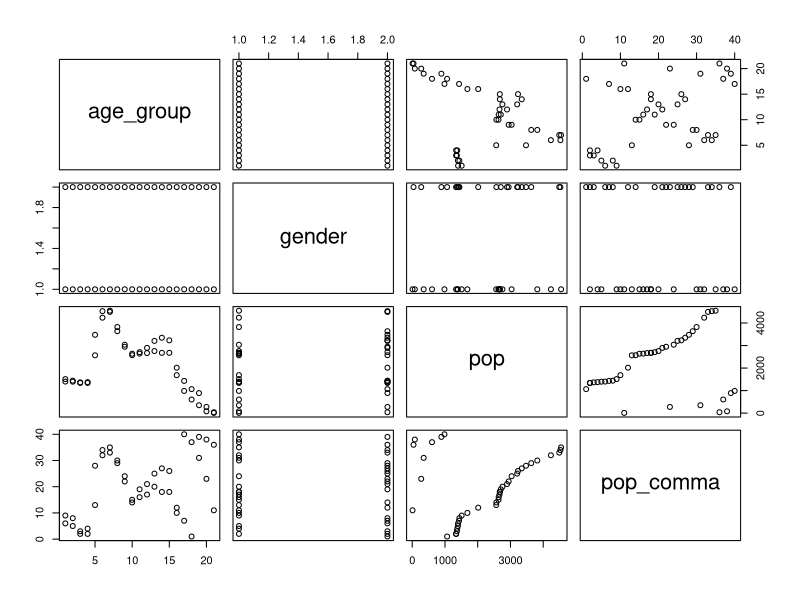
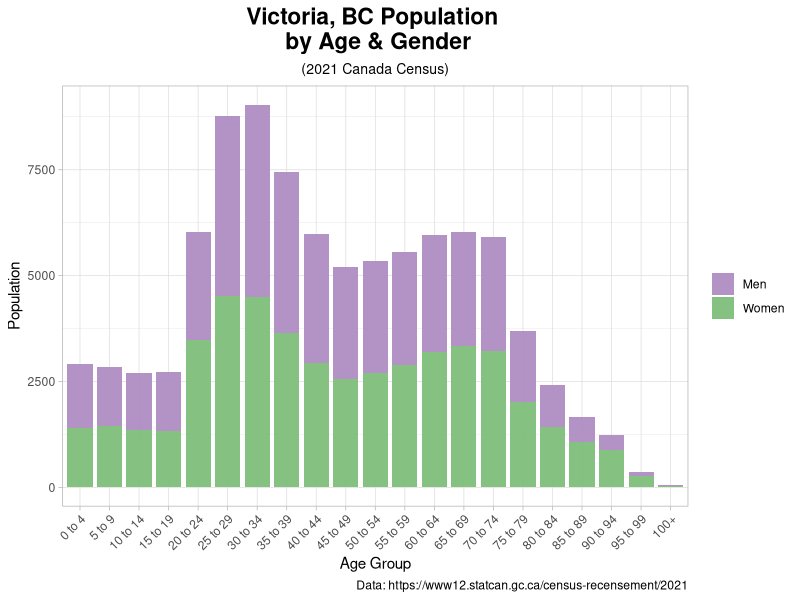
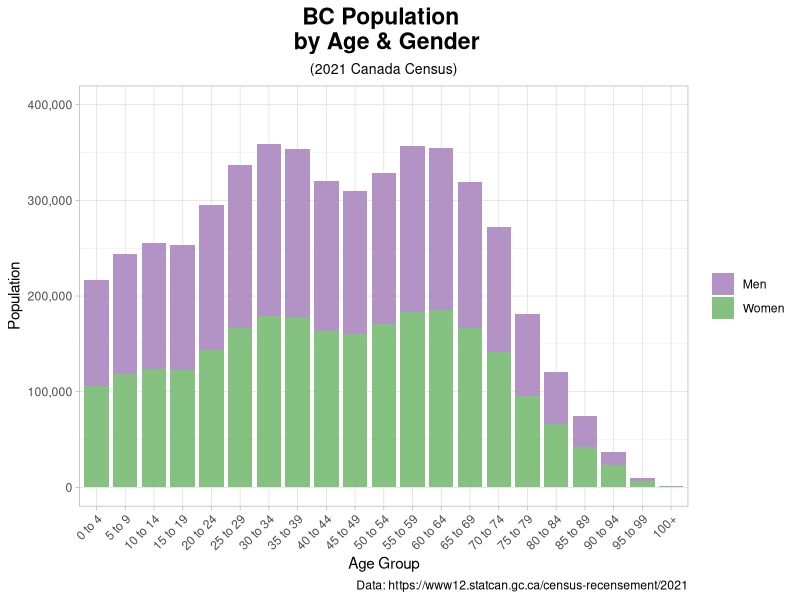
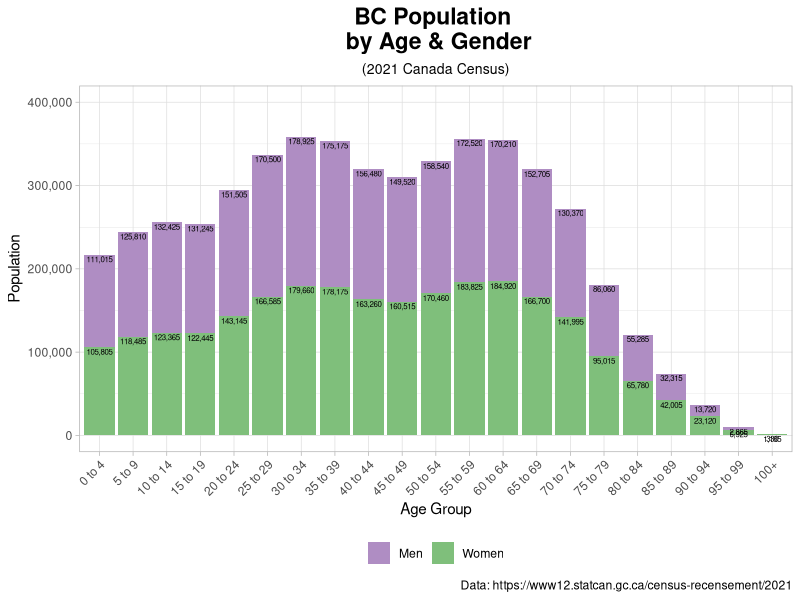
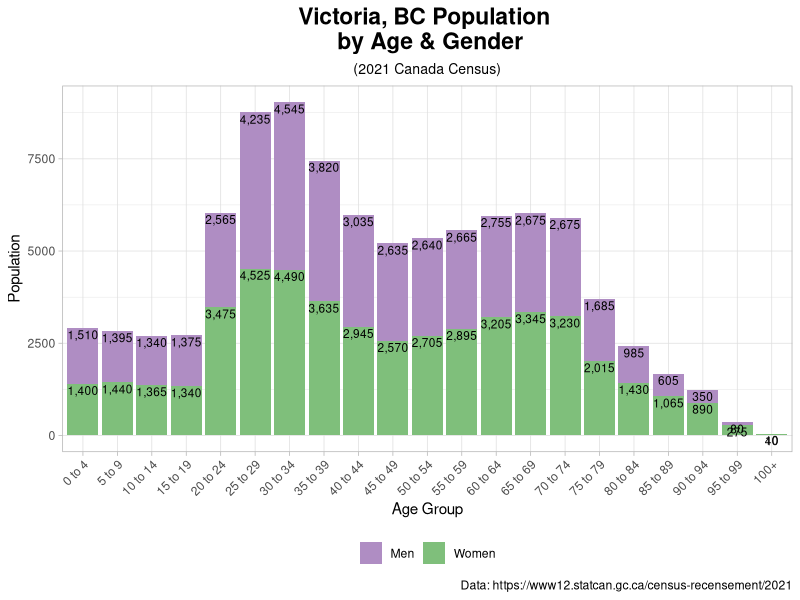
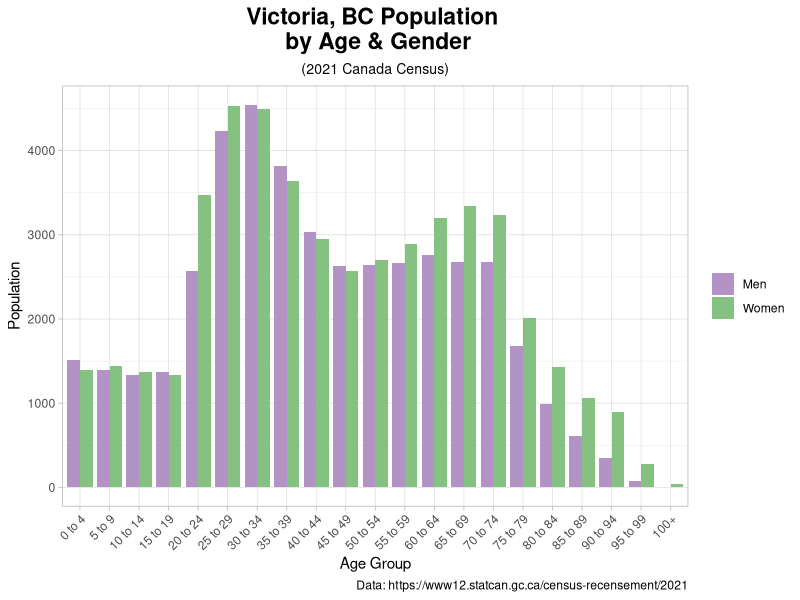
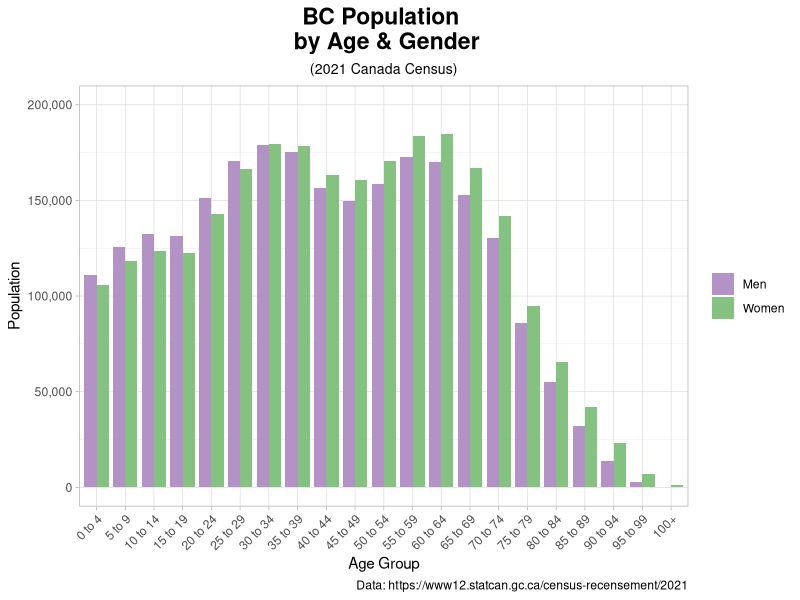
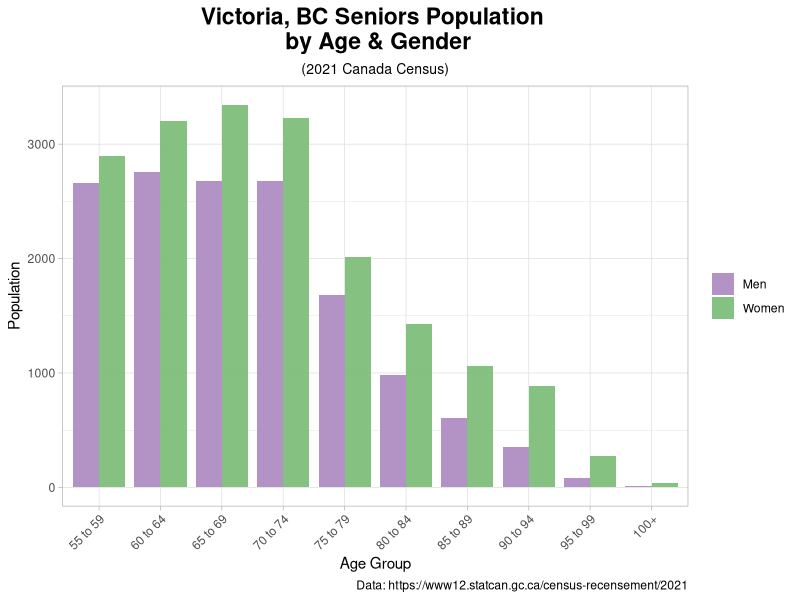

Reproduce these figures in R, in order.
## ---- chunk 1
knitr::opts_chunk$set(echo = TRUE)
## ---- chunk 2
# install.packages("")
library(tidyverse)
library(patchwork) # for muoltiple plots
## ---- chunk 3
Victoria_pop_age_gender_2021 <- read.csv("Pop-Age-Gender-Victoria-2021-Census-2021A00055917034_5.csv", 
                                         skip = 2, header = T)
BC_pop_2021 <- read.csv("BC-Pop-2021A000259_6.csv", 
                                         skip = 2, header = T)
Canada_senior_pop_2021 <- read.csv("Canada-Senior-pop-percentage-2021A000259_5.csv", 
                                         skip = 2, header = T)
## ---- chunk 4
Victoria_pop_age_gender_2021 <- head(Victoria_pop_age_gender_2021, -12)
BC_pop_2021 <- head(BC_pop_2021, -12)
Canada_senior_pop_2021 <- head(Canada_senior_pop_2021, -12)
## ---- chunk 5
class(Victoria_pop_age_gender_2021)
str(Victoria_pop_age_gender_2021)
colnames(Victoria_pop_age_gender_2021)
print(Victoria_pop_age_gender_2021)
glimpse(Victoria_pop_age_gender_2021)

class(BC_pop_2021)
str(BC_pop_2021)
colnames(BC_pop_2021)
print(BC_pop_2021)
glimpse(BC_pop_2021)

glimpse(Canada_senior_pop_2021)
## ---- chunk 6
Victoria_pop_age_gender_2021[Victoria_pop_age_gender_2021 == "Women+"] <- "Women"
Victoria_pop_age_gender_2021[Victoria_pop_age_gender_2021 == "Men+"] <- "Men"

BC_pop_2021[BC_pop_2021 == "Women+"] <- "Women"
BC_pop_2021[BC_pop_2021 == "Men+"] <- "Men"
## ---- chunk 7
colnames(Victoria_pop_age_gender_2021) <- c("age_group", "gender", "pop")
colnames(BC_pop_2021) <- c("age_group", "gender", "pop")
colnames(Canada_senior_pop_2021) <- c("Province", "Year", "PercentageOfPop")
## ---- chunk 8
Victoria_pop_age_gender_2021$age_group <- factor(Victoria_pop_age_gender_2021$age_group, 
      levels = str_sort(unique(Victoria_pop_age_gender_2021$age_group), numeric = TRUE))
str(Victoria_pop_age_gender_2021)

BC_pop_2021$age_group <- factor(BC_pop_2021$age_group, 
      levels = str_sort(unique(BC_pop_2021$age_group), numeric = TRUE))
str(BC_pop_2021)
## ---- chunk 9
Victoria_pop_age_gender_2021_seniors <- 
  Victoria_pop_age_gender_2021[Victoria_pop_age_gender_2021$age_group %in%
          c("55 to 59", "60 to 64", "65 to 69", "70 to 74", "75 to 79", 
            "80 to 84", "85 to 89", "90 to 94", "95 to 99", "100+"), ]

BC_pop_2021_seniors <- 
  BC_pop_2021[BC_pop_2021$age_group %in%
          c("55 to 59", "60 to 64", "65 to 69", "70 to 74", "75 to 79", 
            "80 to 84", "85 to 89", "90 to 94", "95 to 99", "100+"), ]
## ---- chunk 10
# this changes values of y axis,
 BC_pop_2021$pop_comma <- formatC(BC_pop_2021$pop, format = "d", big.mark = ",")
 BC_pop_2021_seniors$pop_comma <- formatC(BC_pop_2021_seniors$pop, format = "d", big.mark = ",")
 Victoria_pop_age_gender_2021$pop_comma <- formatC(Victoria_pop_age_gender_2021$pop, format = "d", big.mark = ",")
 Victoria_pop_age_gender_2021_seniors$pop_comma <- formatC(Victoria_pop_age_gender_2021_seniors$pop, format = "d", big.mark = ",")
## ---- chunk 11
Victoria_pop_age_gender_2021_wide <- Victoria_pop_age_gender_2021 %>%
  pivot_wider(names_from = gender, values_from = pop)

Canada_senior_pop_2021_wide <- Canada_senior_pop_2021 %>%
  pivot_wider(names_from = Year, values_from = PercentageOfPop)
## ---- chunk 12
class(Victoria_pop_age_gender_2021_wide)
str(Victoria_pop_age_gender_2021_wide)
colnames(Victoria_pop_age_gender_2021_wide)
print(Victoria_pop_age_gender_2021_wide)
glimpse(Victoria_pop_age_gender_2021_wide)

glimpse(Canada_senior_pop_2021_wide)
str(Canada_senior_pop_2021_wide)
## ---- chunk 13
Victoria_pop_age_gender_2021_wide$age_group <- factor(Victoria_pop_age_gender_2021_wide$age_group, 
  levels = str_sort(unique(Victoria_pop_age_gender_2021_wide$age_group), numeric = TRUE))
str(Victoria_pop_age_gender_2021_wide)
## ---- chunk 14
Victoria_pop_age_gender_2021_wide$index <- as.numeric(row.names(Victoria_pop_age_gender_2021_wide))
Victoria_pop_age_gender_2021_wide[order(Victoria_pop_age_gender_2021_wide$index), ]
## ---- chunk 15
plot(Victoria_pop_age_gender_2021)
## ---- chunk 16
# colour_palette <- c("#d8b365", "#5ab4ac") # Colour brewer color-blind safe
colour_palette <- c("#af8dc3", "#7fbf7b") # Colour brewer color-blind safe

Vic_1 <- Victoria_pop_age_gender_2021 %>%
  ggplot(aes(x = age_group, y = pop, fill = gender)) +
  geom_bar(stat = "identity", alpha = 0.95, width = 0.85)  + # width = 1 no space between bars
  theme_light() +
  theme(
    plot.title = element_text(size = rel(1.5), face = "bold", hjust = 0.5),
    plot.subtitle = element_text(size = rel(.92), hjust = 0.5),
    axis.text.x = element_text(angle = 45, hjust = 1),
    legend.title = element_blank()
    ) +
  scale_fill_manual(values = colour_palette) +
  labs(title = "Victoria, BC Population \n by Age & Gender",
       subtitle = "(2021 Canada Census)",
       x = "Age Group",
       y = "Population",
       caption = "Data: https://www12.statcan.gc.ca/census-recensement/2021")
Vic_1 
## ---- chunk 17
# colour_palette <- c("#d8b365", "#5ab4ac") # Colour brewer color-blind safe
colour_palette <- c("#af8dc3", "#7fbf7b") # Colour brewer color-blind safe

BC <- BC_pop_2021 %>%
  ggplot(aes(x = age_group, y = pop, fill = gender)) +
  geom_bar(stat = "identity", alpha = 0.95, width = 0.85)  + # width = 1 no space between bars
  theme_light() +
  theme(
    plot.title = element_text(size = rel(1.5), face = "bold", hjust = 0.5),
    plot.subtitle = element_text(size = rel(.92), hjust = 0.5),
    axis.text.x = element_text(angle = 45, hjust = 1),
    legend.title = element_blank()
    ) +
  scale_fill_manual(values = colour_palette) +
  labs(title = "BC Population \n by Age & Gender",
       subtitle = "(2021 Canada Census)",
       x = "Age Group",
       y = "Population",
       caption = "Data: https://www12.statcan.gc.ca/census-recensement/2021") + 
  scale_y_continuous(limits = c(0, 400000), labels = scales::comma) 
        # to avoid scientific notation
BC
## ---- chunk 18
# colour_palette <- c("#d8b365", "#5ab4ac") # Colour brewer color-blind safe

# get cumulative sum
BC_pop_2021 <- BC_pop_2021 %>%
  group_by(age_group) %>% 
  mutate(label_y = cumsum(pop))

colour_palette <- c("#af8dc3", "#7fbf7b") # Colour brewer color-blind safe

BC_lab <- BC_pop_2021 %>%
  ggplot(aes(x = age_group, y = pop, fill = gender)) +
  geom_col()  + 
  geom_text(aes(y = label_y, label = pop_comma), vjust = 1.25, size = 2) +
  theme_light() +
  theme(
    plot.title = element_text(size = rel(1.5), face = "bold", hjust = 0.5),
    plot.subtitle = element_text(size = rel(.92), hjust = 0.5),
    axis.text.x = element_text(angle = 45, hjust = 1),
    legend.position = "bottom",
    legend.title = element_blank()
    ) +
  scale_fill_manual(values = colour_palette) +
  labs(title = "BC Population \n by Age & Gender",
       subtitle = "(2021 Canada Census)",
       x = "Age Group",
       y = "Population",
       caption = "Data: https://www12.statcan.gc.ca/census-recensement/2021") + 
  scale_y_continuous(limits = c(0, 400000), labels = scales::comma) 
BC_lab
## ---- chunk 19
# colour_palette <- c("#d8b365", "#5ab4ac") # Colour brewer color-blind safe

# get cumulative sum
Victoria_pop_age_gender_2021 <- Victoria_pop_age_gender_2021 %>%
  group_by(age_group) %>% 
  mutate(label_y = cumsum(pop))

colour_palette <- c("#af8dc3", "#7fbf7b") # Colour brewer color-blind safe

Vic_lab <- Victoria_pop_age_gender_2021 %>%
  ggplot(aes(x = age_group, y = pop, fill = gender)) +
  geom_col()  + 
  geom_text(aes(y = label_y, label = pop_comma), vjust = 1.25, size = 3) +
  theme_light() +
  theme(
    plot.title = element_text(size = rel(1.5), face = "bold", hjust = 0.5),
    plot.subtitle = element_text(size = rel(.92), hjust = 0.5),
    axis.text.x = element_text(angle = 45, hjust = 1),
    legend.position = "bottom",
    legend.title = element_blank()
    ) +
  scale_fill_manual(values = colour_palette) +
  labs(title = "Victoria, BC Population \n by Age & Gender",
       subtitle = "(2021 Canada Census)",
       x = "Age Group",
       y = "Population",
       caption = "Data: https://www12.statcan.gc.ca/census-recensement/2021")
Vic_lab
## ---- chunk 20
# colour_palette <- c("#d8b365", "#5ab4ac") # Colour brewer color-blind safe
colour_palette <- c("#af8dc3", "#7fbf7b") # Colour brewer color-blind safe

Vic_dodge <- Victoria_pop_age_gender_2021 %>%
  ggplot(aes(x = age_group, y = pop, fill = gender)) +
  geom_bar(stat = "identity", position = position_dodge(), alpha = 0.95, width = 0.85)  + 
              # width = 1 no space between bars
  theme_light() +
  theme(
    plot.title = element_text(size = rel(1.5), face = "bold", hjust = 0.5),
    plot.subtitle = element_text(size = rel(.92), hjust = 0.5),
    axis.text.x = element_text(angle = 45, hjust = 1),
    legend.title = element_blank()
    ) +
  scale_fill_manual(values = colour_palette) +
  labs(title = "Victoria, BC Population \n by Age & Gender",
       subtitle = "(2021 Canada Census)",
       x = "Age Group",
       y = "Population",
       caption = "Data: https://www12.statcan.gc.ca/census-recensement/2021")
Vic_dodge
## ---- chunk 21
# colour_palette <- c("#d8b365", "#5ab4ac") # Colour brewer color-blind safe
colour_palette <- c("#af8dc3", "#7fbf7b") # Colour brewer color-blind safe

BC_dodge <- BC_pop_2021 %>%
  ggplot(aes(x = age_group, y = pop, fill = gender)) +
  geom_bar(stat = "identity", position = position_dodge(), alpha = 0.95, width = 0.85)  + 
              # width = 1 no space between bars
  theme_light() +
  theme(
    plot.title = element_text(size = rel(1.5), face = "bold", hjust = 0.5),
    plot.subtitle = element_text(size = rel(.92), hjust = 0.5),
    axis.text.x = element_text(angle = 45, hjust = 1),
    legend.title = element_blank()
    ) +
  scale_fill_manual(values = colour_palette) +
  labs(title = "BC Population \n by Age & Gender",
       subtitle = "(2021 Canada Census)",
       x = "Age Group",
       y = "Population",
       caption = "Data: https://www12.statcan.gc.ca/census-recensement/2021") + 
  scale_y_continuous(limits = c(0, 200000), labels = scales::comma) 
BC_dodge
## ---- chunk 22
# colour_palette <- c("#d8b365", "#5ab4ac") # Colour brewer color-blind safe
colour_palette <- c("#af8dc3", "#7fbf7b") # Colour brewer color-blind safe

Vic_seniors <- Victoria_pop_age_gender_2021_seniors %>%
  ggplot(aes(x = age_group, y = pop, fill = gender)) +
  geom_bar(stat = "identity", position = position_dodge(), alpha = 0.95, width = 0.85)  + 
                      # wideth = 1 no space between bars
  theme_light() +
  theme(
    plot.title = element_text(size = rel(1.5), face = "bold", hjust = 0.5),
    plot.subtitle = element_text(size = rel(.92), hjust = 0.5),
    axis.text.x = element_text(angle = 45, hjust = 1),
    legend.title = element_blank()
    ) +
  scale_fill_manual(values = colour_palette) +
  labs(title = "Victoria, BC Seniors Population \n by Age & Gender",
       subtitle = "(2021 Canada Census)",
       x = "Age Group",
       y = "Population",
       caption = "Data: https://www12.statcan.gc.ca/census-recensement/2021")
Vic_seniors
## ---- chunk 23
# colour_palette <- c("#d8b365", "#5ab4ac") # Colour brewer color-blind safe
colour_palette <- c("#af8dc3", "#7fbf7b") # Colour brewer color-blind safe

BC_seniors <- BC_pop_2021_seniors %>%
  ggplot(aes(x = age_group, y = pop, fill = gender)) +
  geom_bar(stat = "identity", position = position_dodge(), alpha = 0.95, width = 0.85)  + 
                      # wideth = 1 no space between bars
  theme_light() +
  theme(
    plot.title = element_text(size = rel(1.5), face = "bold", hjust = 0.5),
    plot.subtitle = element_text(size = rel(.92), hjust = 0.5),
    axis.text.x = element_text(angle = 45, hjust = 1),
    legend.title = element_blank()
    ) +
  scale_fill_manual(values = colour_palette) +
  labs(title = "BC Seniors Population \n by Age & Gender",
       subtitle = "(2021 Canada Census)",
       x = "Age Group",
       y = "Population",
       caption = "Data: https://www12.statcan.gc.ca/census-recensement/2021")
BC_seniors
## ---- chunk 24
# colour_palette <- c("#d8b365", "#5ab4ac") # Colour brewer color-blind safe
colour_palette <- c("#af8dc3", "#7fbf7b") # Colour brewer color-blind safe

Vic_seniors_lab <- Victoria_pop_age_gender_2021_seniors %>%
  ggplot(aes(x = age_group, y = pop, fill = gender)) +
  geom_bar(stat = "identity", position = "dodge", alpha = 0.95, width = 0.85)  + 
                        # wideth = 1 no space between bars
  geom_text(aes(label = pop_comma), size = 3, position = position_dodge(width = 0.9), vjust = -0.25) + 
                                    # vjust negative shows above bar
  theme_light() +
  theme(
    plot.title = element_text(size = rel(1.5), face = "bold", hjust = 0.5),
    plot.subtitle = element_text(size = rel(.92), hjust = 0.5),
    axis.text.x = element_text(angle = 45, hjust = 1),
    legend.title = element_blank()
    ) +
  scale_fill_manual(values = colour_palette) +
  labs(title = "Victoria, BC Seniors Population \n by Age & Gender",
       subtitle = "(2021 Canada Census)",
       x = "Age Group",
       y = "Population",
       caption = "Data: https://www12.statcan.gc.ca/census-recensement/2021")
Vic_seniors_lab
## ---- chunk 25
# colour_palette <- c("#d8b365", "#5ab4ac") # Colour brewer color-blind safe
colour_palette <- c("#af8dc3", "#7fbf7b") # Colour brewer color-blind safe

Vic_seniors_lab_leg_bot <-  ggplot(Victoria_pop_age_gender_2021_seniors,
                                   aes(x = age_group, y = pop, fill = gender)) +
  geom_bar(stat = "identity", position = "dodge", alpha = 0.95, width = 0.85)  + 
                            # wideth = 1 no space between bars
  geom_text(aes(label = pop_comma), size = 3, position = position_dodge(width = 0.9), vjust = -0.25) + 
                                # vjust negative shows above bar
  theme_light() +
  theme(
    plot.title = element_text(size = rel(1.5), face = "bold", hjust = 0.5),
    plot.subtitle = element_text(size = rel(.92), hjust = 0.5),
    axis.text.x = element_text(angle = 45, hjust = 1),
    legend.position = "bottom",
    legend.title = element_blank()
    ) +
  scale_fill_manual(values = colour_palette) +
  labs(title = "Victoria, BC Seniors Population \n by Age & Gender",
       subtitle = "(2021 Canada Census)",
       x = "Age Group",
       y = "Population",
       caption = "Data: https://www12.statcan.gc.ca/census-recensement/2021")
Vic_seniors_lab_leg_bot
## ---- chunk 26
Vic_women <- Victoria_pop_age_gender_2021_wide %>%
  ggplot(aes(x = age_group, y = Women)) +
  geom_bar(stat = "identity", position = position_dodge(), 
           alpha = 0.75, width = 0.75, fill = "#d8b365")  + # wideth = 1 no space between bars
  theme_light() +
  theme(
    plot.title = element_text(size = rel(1.5), face = "bold", hjust = 0.5),
    plot.subtitle = element_text(size = rel(.92), hjust = 0.5),
    axis.text.x = element_text(angle = 45, hjust = 1)
    ) +
  labs(title = "Victoria, BC Women Population by Age",
       subtitle = "(2021 Canada Census)",
       x = "Age Group",
       y = "Population",
       caption = "Data: https://www12.statcan.gc.ca/census-recensement/2021")
Vic_women
## ---- chunk 27
Vic_men <- Victoria_pop_age_gender_2021_wide %>%
  ggplot(aes(x = age_group, y = Men)) +
  geom_bar(stat = "identity", position = position_dodge(), 
           alpha = 0.75, width = 0.75, fill = "#d8b365")  + # wideth = 1 no space between bars
  theme_light() +
  theme(
    plot.title = element_text(size = rel(1.5), face = "bold", hjust = 0.5),
    plot.subtitle = element_text(size = rel(.92), hjust = 0.5),
    axis.text.x = element_text(angle = 45, hjust = 1),
    ) +
  labs(title = "Victoria, BC Men's Population by Age",
       subtitle = "(2021 Canada Census)",
       x = "Age Group",
       y = "Population",
       caption = "Data: https://www12.statcan.gc.ca/census-recensement/2021")
Vic_men
## ---- chunk 28
# colour_palette <- c("#d8b365", "#5ab4ac") # Colour brewer color-blind safe
colour_palette <- c("#af8dc3", "#7fbf7b") # Colour brewer color-blind safe

Can_sen_percent <- Canada_senior_pop_2021 %>%
  ggplot(aes(x = Province, y = PercentageOfPop, fill = Year)) +
  geom_bar(stat = "identity", position = position_dodge(), alpha = 0.95, width = 0.85)  + 
              # width = 1 no space between bars
  theme_light() +
  theme(
    plot.title = element_text(size = rel(1.5), face = "bold", hjust = 0.5),
    plot.subtitle = element_text(size = rel(.92), hjust = 0.5),
    axis.text.x = element_text(angle = 45, hjust = 1),
    legend.title = element_blank()
    ) +
  scale_fill_manual(values = colour_palette) +
  labs(title = "Canadian Seniors as Percent of Population",
       subtitle = "(2016 & 2021 Canada Census)",
       x = NULL,
       y = "% of Population",
       caption = "Data: https://www12.statcan.gc.ca/census-recensement/2021") + 
  scale_y_continuous(limits = c(0, 25)) 
Can_sen_percent
## ---- chunk 29
BC + BC_dodge
BC_lab
Vic_lab + Vic_1
Vic_dodge + BC_dodge
Vic_men + Vic_women
BC_seniors + Vic_seniors
Vic_seniors + Vic_seniors_lab
Vic_seniors_lab + Vic_seniors_lab_leg_bot
Vic_seniors_lab /  Vic_seniors_lab_leg_bot
## ---- chunk 30
census_age_gender_ggplot <- function(data, colpat1, colpat2, title, subtitle, caption, labelsize, filename, aspect_ratio = 2.5){

  # clean data
  data[data == "Women+"] <- "Women"
  data[data == "Men+"] <- "Men"
  colnames(data) <- c("age_group", "gender", "pop")

  # sort age values
  data$age_group <- factor(data$age_group, levels = str_sort(unique(data$age_group), numeric = TRUE))

  # Colour brewer color-blind safe
   colour_palette <- c(colpat1, colpat2)

   # ggplot
   ggplot(data, aes(x = age_group, y = pop, fill = gender)) +
    geom_bar(stat = "identity", position = "dodge", alpha = 0.95, width = 0.85)  +
    # wideth = 1 no space between bars
    geom_text(aes(label = pop), size = labelsize, position = position_dodge(width = 0.9), vjust = 0.35, hjust = 1.05, angle = 90) +
    # vjust negative shows above bar
    theme_light() +
    theme(
      plot.title = element_text(size = rel(1.5), face = "bold", hjust = 0.5),
      plot.subtitle = element_text(size = rel(.92), hjust = 0.5),
      axis.text.x = element_text(angle = 45, hjust = 1),
      legend.position = "bottom",
      legend.title = element_blank()
    ) +
    scale_fill_manual(values = colour_palette) +
    labs(title = title,
         subtitle = subtitle,
         x = "Age Group",
         y = "Population",
         caption = caption)

   aspect_ratio <- aspect_ratio
   ggsave(filename, height = 10 , width = 4 * aspect_ratio)
}
## ---- chunk 31
p1 <- census_age_gender_ggplot(data = Victoria_pop_age_gender_2021_seniors,
        colpat1 = "#af8dc3", colpat2 = "#7fbf7b",
        title = "Victoria Seniors Population \n by Age & Gender",
        subtitle = "(2021 Canada Census)",
        caption = "Data: https://www12.statcan.gc.ca/census-recensement/2021",
        labelsize = 3,
        filename = "Victoria_pop_age_gender_2021_seniors.jpg"
)
p1

# this changes values of y axis,
# BC_pop_2021$pop <- formatC(BC_pop_2021$pop, format = "d", big.mark = ",")

p2 <- census_age_gender_ggplot(data = BC_pop_2021,
         colpat1 = "#af8dc3", colpat2 = "#7fbf7b",
         title = "BC Population \n by Age & Gender",
         subtitle = "(2021 Canada Census)",
         caption = "Data: https://www12.statcan.gc.ca/census-recensement/2021",
         labelsize = 3,
         filename = "BC_pop_2021.jpg"
)
p2

p3 <- census_age_gender_ggplot(data = BC_pop_2021_seniors,
                               colpat1 = "#af8dc3", colpat2 = "#7fbf7b",
                               title = "BC Seniors Population \n by Age & Gender",
                               subtitle = "(2021 Canada Census)",
                               caption = "Data: https://www12.statcan.gc.ca/census-recensement/2021",
                               labelsize = 3,
                               filename = "BC_pop_2021_seniors.jpg"
)
p3
## ---- chunk 32
# to document specific packages used to run script
sessionInfo()
